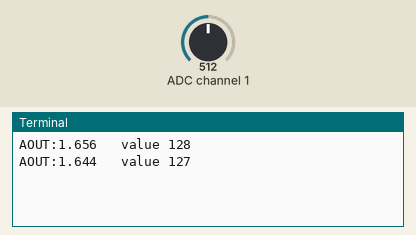
A program run on a simulated Raspberry Pi (BCM pin numbers). Parts: the last lines printed to the terminal. The inputs (shaded band) are chosen by the test bench; at power-on: ADC channel 1 = 512 (analog values on the 0–1023 scale).

Above: at 1.2 s.
1.3 s: ADC channel 1 set to 716
At 2.6 s:
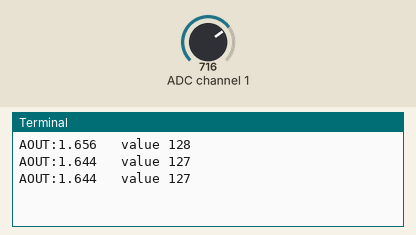
2.8 s: ADC channel 1 set to 900
At 3.7 s:
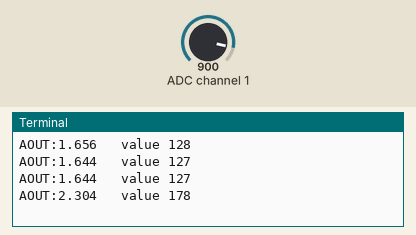
Timing chart, 0 to 5.8 s (numbered marks = the images above; inputs shaded):
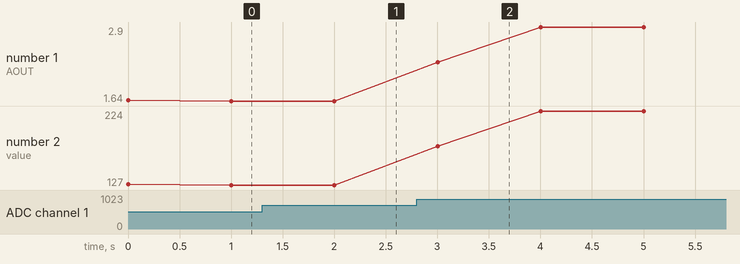

The program:

read_pcf8591.py
```python
#!/usr/bin/python
# -*- coding:utf-8 -*-
import smbus2 as smbus
import time

address = 0x48
A0 = 0x40
A1 = 0x41
A2 = 0x42
A3 = 0x43
bus = smbus.SMBus(1)
while True:
    bus.write_byte(address, A1)
    value = bus.read_byte(address)
    print("AOUT:%1.3f  " %(value*3.3/255), 'value', value)
    time.sleep(1)
```

Measured:
- plotted number 1: 1.64 → 2.9 after the input at 2.8 s
- plotted number 2: 127 → 224 after the input at 2.8 s
